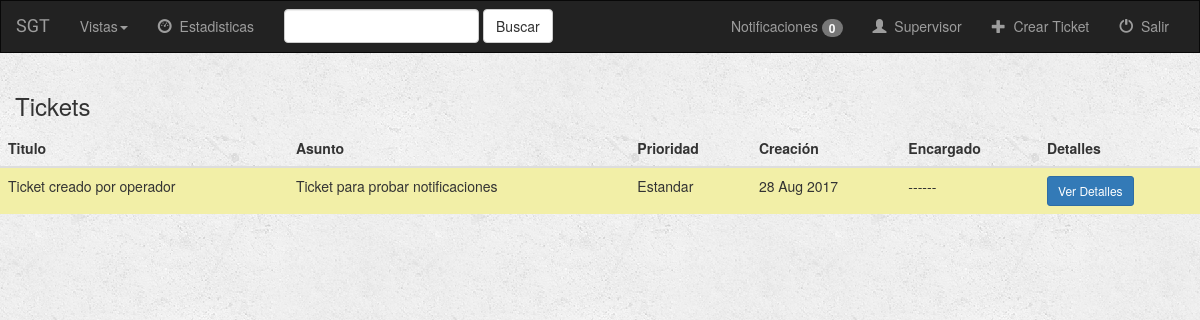
/ (signed in), run on an earlier commit of the app's database.
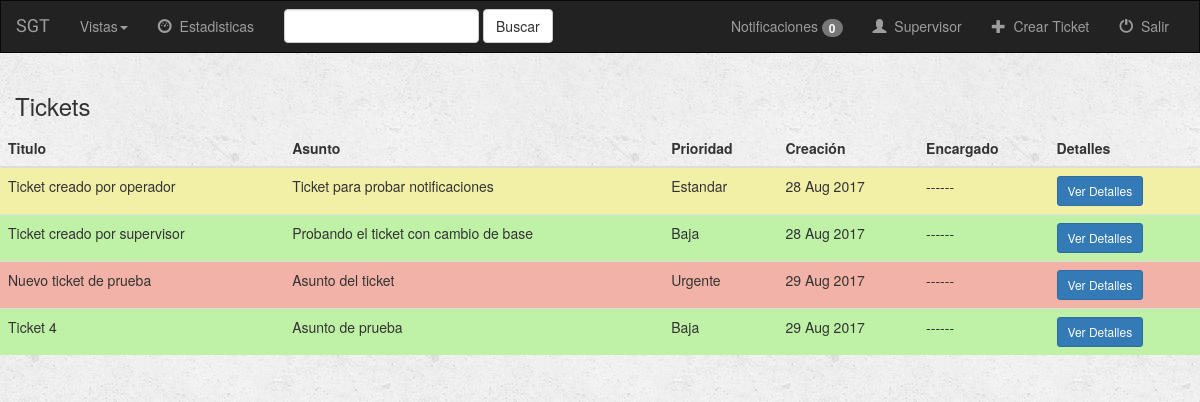
And on a later commit of the database.
### ticket/models.py (models this page shows, shortened)
class Ticket(models.Model):
    titulo = models.CharField(max_length=100)
    asunto = models.CharField(max_length=300, null=True)
    contenido = models.CharField(max_length=300, null=True)
    prioridad = models.CharField(max_length=15, choices=(('Urgente', 'Urgente'), ('Estandar', 'Estandar'),
                                                         ('Baja', 'Baja')))
    impacto = models.CharField(max_length=8, null=True)
    direccionamiento = models.CharField(max_length=10, null=True)
    cybersystem = models.CharField(max_length=10, null=True)
    fecha_apertura = models.DateField(auto_now_add=True)
    fecha_cierre = models.DateField(null=True)
    cerrado = models.BooleanField(default=False)
    aplazado = models.BooleanField(default=False)
    fecha_aplazo = models.DateTimeField(null=True, default=datetime.now)
    tiempo_restante_aplazo = models.DurationField(null=True)
    asignado = models.BooleanField(default=False)
    eliminado = models.BooleanField(default=False)
    creador = models.ForeignKey(User, related_name='creador')
    encargado = models.ForeignKey(User, related_name='encargado', null=True)
    cerrador = models.ForeignKey(User, related_name='cerrador', null=True)

### ticket/views.py (the view)
# urls.py: url(r'^$', views.index, name='index'),
def index(request):
    context = {'tickets_active': 'active', 'mis_tickets_active': '', 'tickets_cerrados_active': '',
               'tickets_eliminados_active': '', 'tickets_no_asignados_active': '', 'tickets_aplazados_active': '',
               'notificaciones': consultarNotificaciones(request.user)}
    if not request.user.is_authenticated():
        return render(request, 'ticket/login.html')
    else:
        context['tickets'] = Ticket.objects.filter(cerrado=False, eliminado=False, aplazado=False)
        context['base'] = 'ticket/' + request.user.empleado.perfil + '/base.html'
        return render(request, 'ticket/index.html', context)

### ticket/views.py (called while the page is built)
def consultarNotificaciones(user):
    if hasattr(user, 'notificaciones'):
        min_td = datetime.now() - timedelta(minutes=10)
        notificaciones = list(user.notificaciones.filter(fecha__gte=min_td))
        notificaciones.sort(key=lambda noti: noti.fecha, reverse=True)
        return notificaciones
    else:
        return []

### templates/ticket/index.html (shortened to what this page needs)
{% extends base %}
{% block body %}
<div class="albums-container container-fluid">
    <div class="row">
        <div class="col-sm-12">
            <h3>Tickets</h3>
        </div>
        {% if tickets %}
            <table class="table">
                <thead>
                <tr>
                    <th>Titulo</th>
                    <th>Asunto</th>
                    <th>Prioridad</th>
                    <th>Creación</th>
                    <th>Encargado</th>
                    <th>Detalles</th>
                </tr>
                </thead>
                <tbody>
                {% for ticket in tickets %}
                    <tr {% if ticket.prioridad == 'Baja' %}
                            style="background-color:#BFF2A7"
                        {% elif ticket.prioridad == 'Estandar' %}
                            style="background-color:#F2EFA7"
                        {% elif ticket.prioridad == 'Urgente' %}
                            style="background-color:#F2B2A7"
                        {% endif %}>
                        <td>{{ ticket.titulo }}</td>
                        <td>{{ ticket.asunto }}</td>
                        <td>{{ ticket.prioridad }}</td>
                        <td>{{ ticket.fecha_apertura|date:"d M Y" }}</td>
                        <td>{% if ticket.encargado %} {{ ticket.encargado.empleado }} {% else %} ------ {% endif %}</td>
                        <td><a href="{% url 'ticket:detail' ticket.id %}" class="btn btn-primary btn-sm" role="button">Ver Detalles</a></td>
                    </tr>
                {% endfor %}
                </tbody>
            </table>
        {% endif %}
    </div>
</div>
{% endblock %}

### templates/ticket/supervisor/base.html (shortened to what this page needs)
<!DOCTYPE html>
<html lang="en">
<head>
    {% load staticfiles %}
    <link rel="stylesheet" href="https://maxcdn.bootstrapcdn.com/bootstrap/3.3.6/css/bootstrap.min.css">
    <link rel="stylesheet" type="text/css" href="{% static 'ticket/style.css' %}"/>
</head>
<body>
    <nav class="navbar navbar-inverse">
        <div class="container-fluid">
            <div class="navbar-header">
                <a class="navbar-brand" href="{% url 'ticket:index' %}">SGT</a>
            </div>
            <div class="collapse navbar-collapse" id="topNavBar">
                <ul class="nav navbar-nav">
                    <li class="dropdown">
                        <a class="dropdown-toggle" data-toggle="dropdown" href="#">Vistas<span class = "caret"></span></a>
                    </li>
                    <li>
                        <a href="{% url 'ticket:estadisticas' %}">
                            <span class="glyphicon glyphicon-dashboard" aria-hidden="true"></span>&nbsp; Estadisticas
                        </a>
                    </li>
                </ul>
                <form class="navbar-form navbar-left" role="search" method="get" action="{% url 'ticket:index' %}">
                    <div class="form-group">
                        <input type="text" class="form-control" name="q" value="{{ request.GET.q }}">
                    </div>
                    <button type="submit" class="btn btn-default">Buscar</button>
                </form>
                <ul class="nav navbar-nav navbar-right">
                    <li class="dropdown">
                        <a class="dropdown-toggle" data-toggle="dropdown" href="#">Notificaciones <span class = "badge">{{ notificaciones|length}}</span></a>
                    </li>
                    <li>
                        <a href="#">
                            <span class="glyphicon glyphicon-user" aria-hidden="true"></span>&nbsp; Supervisor
                        </a>
                    </li>
                    <li>
                        <a href="{% url 'ticket:create_ticket' %}">
                            <span class="glyphicon glyphicon-plus" aria-hidden="true"></span>&nbsp; Crear Ticket
                        </a>
                    </li>
                    <li>
                        <a href="{% url 'ticket:logout_user' %}">
                            <span class="glyphicon glyphicon-off" aria-hidden="true"></span>&nbsp; Salir
                        </a>
                    </li>
                </ul>
            </div>
        </div>
    </nav>
    <div class="align-left">
        {% block body %}
        {% endblock body %}
    </div>
</body>
</html>

### ticket/static/ticket/style.css (style rules this page uses)
body { background: white url("images/background.png"); }
.navbar { border-radius: 0; }
.navbar-brand { font-family: 'Satisfy', cursive; }

What changed in the data, as far as the page shows it:
added Ticket: titulo "Ticket creado por supervisor", asunto "Probando el ticket con cambio de base", prioridad "Baja", fecha_apertura "28 Aug 2017"
added Ticket: titulo "Nuevo ticket de prueba", asunto "Asunto del ticket", prioridad "Urgente", fecha_apertura "29 Aug 2017"
added Ticket: titulo "Ticket 4", asunto "Asunto de prueba", prioridad "Baja", fecha_apertura "29 Aug 2017"
